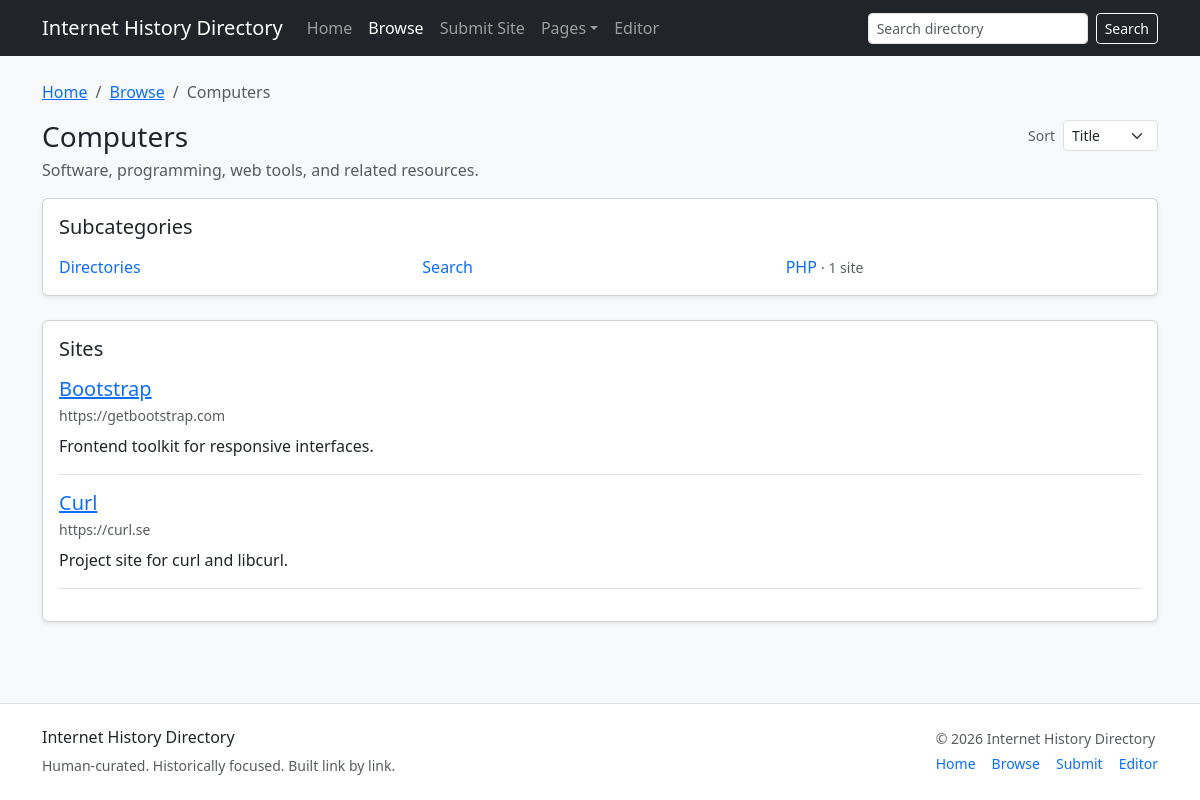
Screenshot of /category/computers with the database file from the repository.
### tables this page shows
CREATE TABLE categories (
    id INT UNSIGNED AUTO_INCREMENT PRIMARY KEY,
    parent_id INT UNSIGNED NULL,
    slug VARCHAR(150) NOT NULL,
    path VARCHAR(500) NOT NULL,
    name VARCHAR(150) NOT NULL,
    description TEXT NULL,
    sort_order INT NOT NULL DEFAULT 0,
    is_active TINYINT(1) NOT NULL DEFAULT 1,
    is_featured TINYINT(1) NOT NULL DEFAULT 0,
    source_type ENUM('manual','dmoz_import') NOT NULL DEFAULT 'manual',
    source_key VARCHAR(255) NULL,
    import_batch_id INT UNSIGNED NULL,
    created_at DATETIME NOT NULL DEFAULT CURRENT_TIMESTAMP,
    updated_at DATETIME NOT NULL DEFAULT CURRENT_TIMESTAMP,
    CONSTRAINT fk_categories_parent FOREIGN KEY (parent_id) REFERENCES categories(id) ON DELETE SET NULL,
    UNIQUE KEY uq_categories_path (path(191)),
    KEY idx_categories_parent (parent_id),
    KEY idx_categories_slug (slug),
    KEY idx_categories_import_batch (import_batch_id)
);

CREATE TABLE sites (
    id INT UNSIGNED AUTO_INCREMENT PRIMARY KEY,
    category_id INT UNSIGNED NOT NULL,
    title VARCHAR(255) NOT NULL,
    slug VARCHAR(180) NOT NULL,
    url VARCHAR(2083) NULL,
    normalized_url VARCHAR(2083) NULL,
    content_type ENUM('link','text') NOT NULL DEFAULT 'link',
    description TEXT NOT NULL,
    body_text MEDIUMTEXT NULL,
    text_source_note VARCHAR(255) NULL,
    text_author VARCHAR(255) NULL,
    language_code VARCHAR(10) NULL,
    country_code VARCHAR(10) NULL,
    status ENUM('active','dead','flagged') NOT NULL DEFAULT 'active',
    source_type ENUM('manual','submission','dmoz_import') NOT NULL DEFAULT 'manual',
    source_key VARCHAR(255) NULL,
    original_title VARCHAR(255) NULL,
    original_description TEXT NULL,
    original_url VARCHAR(2083) NULL,
    import_batch_id INT UNSIGNED NULL,
    submitted_by_user_id INT UNSIGNED NULL,
    is_reviewed TINYINT(1) NOT NULL DEFAULT 1,
    approved_at DATETIME NULL,
    is_active TINYINT(1) NOT NULL DEFAULT 1,
    is_featured TINYINT(1) NOT NULL DEFAULT 0,
    created_at DATETIME NOT NULL DEFAULT CURRENT_TIMESTAMP,
    updated_at DATETIME NOT NULL DEFAULT CURRENT_TIMESTAMP,
    CONSTRAINT fk_sites_category FOREIGN KEY (category_id) REFERENCES categories(id) ON DELETE CASCADE,
    CONSTRAINT fk_sites_submitted_by FOREIGN KEY (submitted_by_user_id) REFERENCES users(id) ON DELETE SET NULL,
    KEY idx_sites_category (category_id),
    KEY idx_sites_status (status),
    KEY idx_sites_source_type (source_type),
    KEY idx_sites_import_batch (import_batch_id),
    UNIQUE KEY uq_sites_normalized_url (normalized_url(191))
);

### app/Core/Controller.php (called while the page is built, shortened)
<?php
class Controller
{
    protected function view(string $view, array $data = []): void
    {
        $data['headerSearchQuery'] = $data['headerSearchQuery'] ?? trim((string) ($_GET['q'] ?? ''));
        extract($data, EXTR_SKIP);
        $viewFile = dirname(__DIR__) . '/Views/' . $view . '.php';
        require dirname(__DIR__) . '/Views/layouts/header.php';
        require $viewFile;
        require dirname(__DIR__) . '/Views/layouts/footer.php';
    }
}

### public/index.php (called while the page is built, shortened)
<?php
$basePath = dirname(__DIR__);
require $basePath . '/app/helpers.php';
$appConfig = require $basePath . '/config/app.php';
$dbConfig = require $basePath . '/config/database.php';
$db = new App\Core\Database($dbConfig);
$router = new App\Core\Router();
$router->dispatch($_SERVER['REQUEST_METHOD'], $_SERVER['REQUEST_URI'], $db, $appConfig);

### app/helpers.php (called while the page is built, shortened)
<?php
function config(string $key, $default = null)
{
    $config = $GLOBALS['app_config'] ?? [];
    return $config[$key] ?? $default;
}
function e(?string $value): string
{
    return htmlspecialchars((string) $value, ENT_QUOTES, 'UTF-8');
}
function base_url(string $path = ''): string
{
    $base = rtrim((string) config('base_url', ''), '/');
    $path = '/' . ltrim($path, '/');
    if ($base === '') {
        return $path;
    }
    return $base . $path;
}
function display_name(?string $name): string
{
    return str_replace('_', ' ', (string) $name);
}
function is_text_entry(array $site): bool
{
    return (($site['content_type'] ?? 'link') === 'text');
}
function entry_url(array $site, ?string $fallbackCategoryPath = null): string
{
    $categoryPath = trim((string) ($site['category_path'] ?? $fallbackCategoryPath ?? ''), '/');
    $slug = trim((string) ($site['slug'] ?? ''), '/');
    if ($categoryPath !== '' && $slug !== '') {
        return base_url('/category/' . $categoryPath . '/' . $slug);
    }
    return base_url('/category');
}

### app/Models/Category.php (called while the page is built, shortened)
<?php
class Category
{
    protected Database $db;
    public function __construct(Database $db)
    {
        $this->db = $db;
    }
    public function findByPath(string $path): ?array
    {
        return $this->db->fetch(
            'SELECT * FROM categories WHERE path = ? AND is_active = 1',
            [trim($path, '/')]
        ) ?: null;
    }
    public function childrenOf(int $parentId, bool $activeOnly = true): array
    {
        $sql = "SELECT
                    c.*,
                    (
                        SELECT COUNT(*)
                        FROM categories c2
                        WHERE c2.parent_id = c.id
                          AND c2.is_active = 1
                    ) AS child_count,
                    (
                        SELECT COUNT(*)
                        FROM sites s
                        WHERE s.category_id = c.id
                          AND s.is_active = 1
                    ) AS site_count
                FROM categories c
                WHERE c.parent_id = ?";
        $params = [$parentId];
        if ($activeOnly) {
            $sql .= ' AND c.is_active = 1';
        }
        $sql .= ' ORDER BY c.sort_order ASC, c.name ASC';
        return $this->db->fetchAll($sql, $params);
    }
    public function breadcrumbByPath(string $path): array
    {
        return $this->breadcrumbsByPath($path);
    }
    public function breadcrumbsByPath(string $path): array
    {
        $parts = array_filter(explode('/', trim($path, '/')));
        $breadcrumbs = [];
        $running = [];
        foreach ($parts as $part) {
            $running[] = $part;
            $category = $this->findByPath(implode('/', $running));
            if ($category) {
                $breadcrumbs[] = $category;
            }
        }
        return $breadcrumbs;
    }
}

### app/Core/Database.php (called while the page is built, shortened)
<?php
class Database
{
    private PDO $pdo;
    public function __construct(array $config)
    {
        $dsn = sprintf(
            'mysql:host=%s;port=%d;dbname=%s;charset=%s',
            $config['host'],
            $config['port'],
            $config['database'],
            $config['charset']
        );
        $this->pdo = new PDO($dsn, $config['username'], $config['password'], [
            PDO::ATTR_ERRMODE => PDO::ERRMODE_EXCEPTION,
            PDO::ATTR_DEFAULT_FETCH_MODE => PDO::FETCH_ASSOC,
        ]);
    }
    public function query(string $sql, array $params = []): PDOStatement
    {
        $stmt = $this->pdo->prepare($sql);
        $stmt->execute($params);
        return $stmt;
    }
    public function fetch(string $sql, array $params = []): ?array
    {
        $row = $this->query($sql, $params)->fetch();
        return $row ?: null;
    }
    public function fetchAll(string $sql, array $params = []): array
    {
        return $this->query($sql, $params)->fetchAll();
    }
}

### app/Models/Site.php (called while the page is built, shortened)
<?php
class Site extends Model
{
    public function forCategory(int $categoryId, int $limit, int $offset, string $sort = 'title'): array
    {
        $order = match ($sort) {
            'newest' => 's.created_at DESC, s.title ASC',
            default => 's.title ASC',
        };
        return $this->db->fetchAll(
            "SELECT s.*, c.path AS category_path, c.name AS category_name
             FROM sites s
             INNER JOIN categories c ON c.id = s.category_id
             WHERE s.category_id = :category_id
               AND s.is_active = 1
             ORDER BY {$order}
             LIMIT {$limit} OFFSET {$offset}",
            ['category_id' => $categoryId]
        );
    }
}

### app/Views/category/show.php (the view, shortened to what this page needs)
<?php
$breadcrumbs = $breadcrumbs ?? [];
$children = $children ?? [];
$sites = $sites ?? [];
$sort = $sort ?? 'title';
?>
<div class="row">
    <div class="col-12">
        <nav aria-label="breadcrumb" class="mb-3">
            <ol class="breadcrumb">
                <li class="breadcrumb-item"><a href="<?= e(base_url('/')) ?>">Home</a></li>
                <li class="breadcrumb-item"><a href="<?= e(base_url('/category')) ?>">Browse</a></li>
                <?php foreach ($breadcrumbs as $index => $crumb): ?>
                    <?php $isLast = $index === array_key_last($breadcrumbs); ?>
                    <li class="breadcrumb-item<?= $isLast ? ' active' : '' ?>"<?= $isLast ? ' aria-current="page"' : '' ?>>
                        <?php if ($isLast): ?>
                            <?= e(display_name($crumb['name'])) ?>
                        <?php else: ?>
                            <a href="<?= e(base_url('/category/' . $crumb['path'])) ?>"><?= e(display_name($crumb['name'])) ?></a>
                        <?php endif; ?>
                    </li>
                <?php endforeach; ?>
            </ol>
        </nav>
        <div class="d-flex flex-wrap justify-content-between align-items-start gap-3 mb-3">
            <div>
                <h1 class="h3 mb-1"><?= e(display_name($category['name'])) ?></h1>
                <?php if (!empty($category['description'])): ?>
                    <p class="text-muted mb-0"><?= e($category['description']) ?></p>
                <?php endif; ?>
            </div>
            <form method="get" action="<?= e(base_url('/category/' . $category['path'])) ?>" class="d-flex align-items-center gap-2">
                <label for="sort" class="form-label mb-0 small text-muted">Sort</label>
                <select name="sort" id="sort" class="form-select form-select-sm" onchange="this.form.submit()">
                    <option value="title"<?= $sort === 'title' ? ' selected' : '' ?>>Title</option>
                </select>
            </form>
        </div>
        <?php if (!empty($children)): ?>
            <div class="card shadow-sm mb-4">
                <div class="card-body">
                    <h2 class="h5 mb-3">Subcategories</h2>
                    <div class="row g-2">
                        <?php foreach ($children as $child): ?>
                            <div class="col-md-6 col-lg-4">
                                <a class="text-decoration-none" href="<?= e(base_url('/category/' . $child['path'])) ?>">
                                    <?= e(display_name($child['name'])) ?>
                                </a>
                                <span class="text-muted small">
                                    <?php if ((int) ($child['site_count'] ?? 0) > 0): ?>
                                        · <?= (int) $child['site_count'] ?> site<?= ((int) $child['site_count'] === 1) ? '' : 's' ?>
                                    <?php endif; ?>
                                </span>
                            </div>
                        <?php endforeach; ?>
                    </div>
                </div>
            </div>
        <?php endif; ?>
        <div class="card shadow-sm">
            <div class="card-body">
                <h2 class="h5 mb-3">Sites</h2>
                <?php if (empty($sites)): ?>
                    <p class="text-muted mb-0">No sites listed in this category yet.</p>
                <?php else: ?>
                    <?php foreach ($sites as $site): ?>
                        <div class="site-card mb-3 pb-3 border-bottom">
                            <h3 class="h5 mb-1">
                                <a href="<?= e(entry_url($site, $category['path'])) ?>"<?= is_text_entry($site) ? "" : " target=\"_blank\" rel=\"noopener noreferrer\"" ?>>
                                    <?= e($site['title']) ?>
                                </a>
                            </h3>
                            <?php if (is_text_entry($site)): ?>
                                <div class="small text-muted mb-2">Text archive · <?= e(base_url('/category/' . $category['path'] . '/' . $site['slug'])) ?></div>
                            <?php elseif (!empty($site['url'])): ?>
                                <div class="small text-muted mb-2"><?= e($site['url']) ?></div>
                            <?php endif; ?>
                            <?php if (!empty($site['description'])): ?>
                                <?php if (!empty($site['description'])): ?>
                                <p class="mb-0"><?= e($site['description']) ?></p>
                            <?php endif; ?>
                            <?php endif; ?>
                        </div>
                    <?php endforeach; ?>
                <?php endif; ?>
            </div>
        </div>
    </div>
</div>

### app/Core/Router.php (shortened to what this page needs)
<?php
class Router
{
    private array $routes = [];
    private function addRoute(string $method, string $pattern, array $handler): void
    {
        $this->routes[] = compact('method', 'pattern', 'handler');
    }
    public function dispatch(string $method, string $uri, Database $db, array $appConfig): void
    {
        $path = parse_url($uri, PHP_URL_PATH) ?: '/';
        foreach ($this->routes as $route) {
            $params = $this->match($route['pattern'], $path);
            if ($params === null) {
                continue;
            }
            [$controllerClass, $action] = $route['handler'];
            $controller = new $controllerClass($db, $appConfig);
            $controller->$action(...array_values($params));
            return;
        }
    }
    private function match(string $pattern, string $path): ?array
    {
        $regex = preg_replace_callback('/\{([a-zA-Z_][a-zA-Z0-9_]*)(:([^}]+))?\}/', function ($matches) {
            $name = $matches[1];
            $subPattern = $matches[3] ?? '[^/]+';
            return '(?P<' . $name . '>' . $subPattern . ')';
        }, $pattern);
        $regex = '#^' . $regex . '$#';
        if (!preg_match($regex, $path, $matches)) {
            return null;
        }
        $params = [];
        foreach ($matches as $key => $value) {
            if (!is_int($key)) {
                $params[$key] = $value;
            }
        }
        return $params;
    }
}

### public/assets/css/app.css (style rules this page uses)
body { min-height: 100vh; }

### rows the page displays
categories: name "Computers", description "Software, programming, web tools, and related resources."
categories: name "Directories"
categories: name "Search"
categories: name "PHP", site_count "1"
sites: title "Bootstrap", url "https://getbootstrap.com", description "Frontend toolkit for responsive interfaces."
sites: title "Curl", url "https://curl.se", description "Project site for curl and libcurl."
